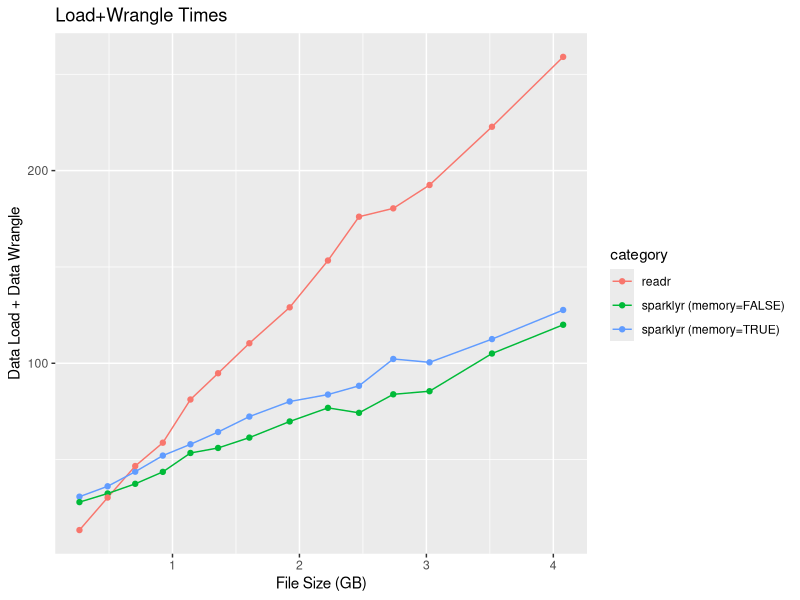
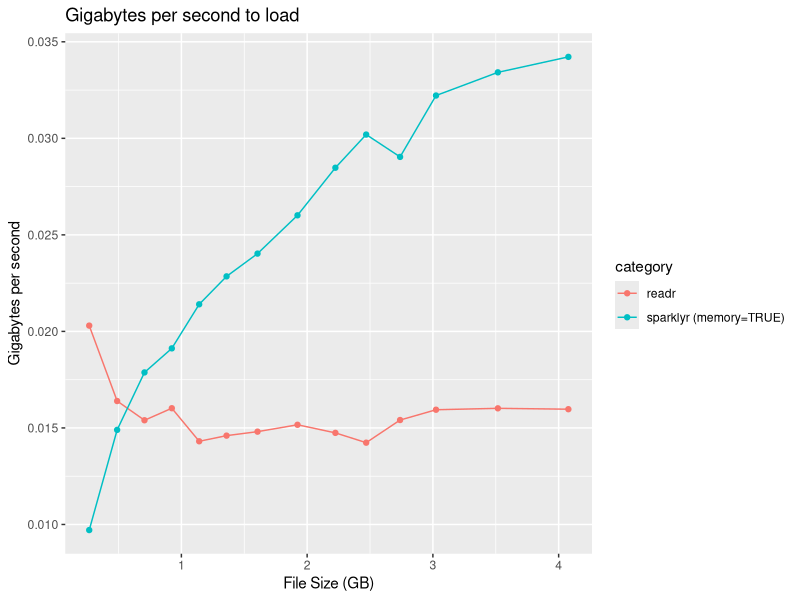
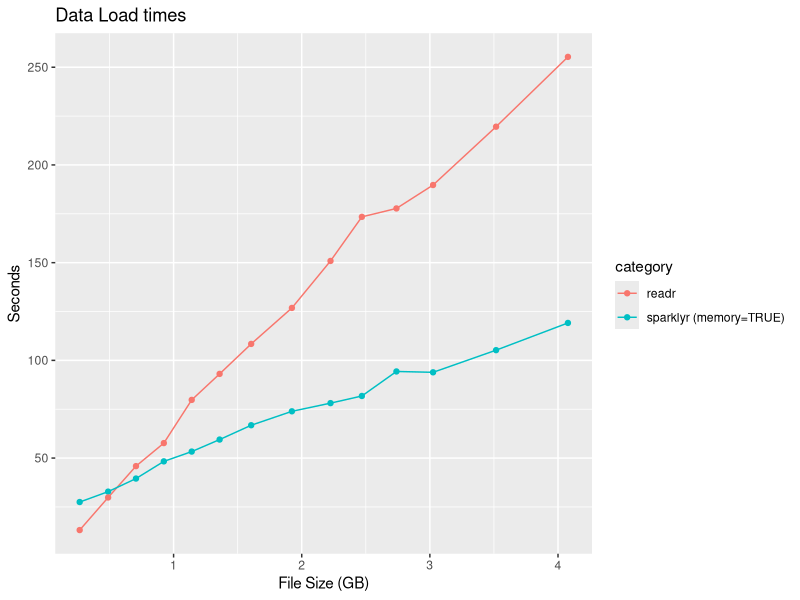
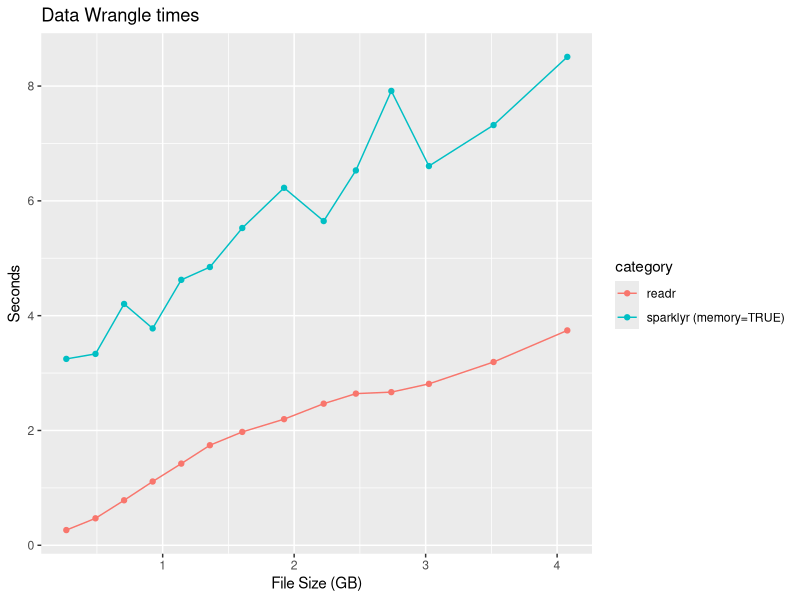

The R script that drew these images, in order:
## ---- chunk 1
knitr::opts_chunk$set(echo = TRUE)
library(tidyverse)
## ---- chunk 2
all_results <- read_csv("performance.csv") %>%
  mutate(filesize = filesize/1024,
         gb_per_sec = filesize / data_load) %>%
  mutate(category = ifelse(category=="local_R", "readr", category),
         category = ifelse(category=="spark_in_memory", "sparklyr (memory=TRUE)", category),
         category = ifelse(category=="spark_not_cached", "sparklyr (memory=FALSE)", category))

ggplot(data=all_results, aes(x=filesize, y =data_wrangle+data_load, color=category)) +
  geom_line() +
  geom_point() +
  labs(x="File Size (GB)", y="Data Load + Data Wrangle", title="Load+Wrangle Times")

all_results <- filter(all_results, category!="sparklyr (memory=FALSE)")

ggplot(data=all_results, aes(x=filesize, y =gb_per_sec, color=category)) +
  geom_line() +
  geom_point() +
  labs(x="File Size (GB)", y="Gigabytes per second", title="Gigabytes per second to load")


ggplot(data=all_results, aes(x=filesize, y =data_load, color=category)) +
  geom_line() +
  geom_point()+
  labs(x="File Size (GB)", y="Seconds", title="Data Load times")

ggplot(data=all_results, aes(x=filesize, y =data_wrangle, color=category)) +
  geom_line() +
  geom_point() +
  labs(x="File Size (GB)", y="Seconds", title="Data Wrangle times")


